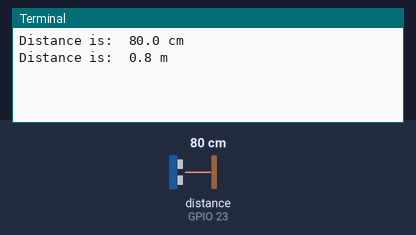
Simulated run of this program. Board: Raspberry Pi (BCM pin numbers). On the bench: the last lines printed to the terminal. The test bench sets the inputs (shaded band); at power-on: distance to the obstacle (sensor on GPIO 23) 80 cm. The echo pulse lasts 58.3 µs per cm.

Above: at 1.2 s.
1.3 s: distance to the obstacle (sensor on GPIO 23) set to 2 cm
At 2.3 s:
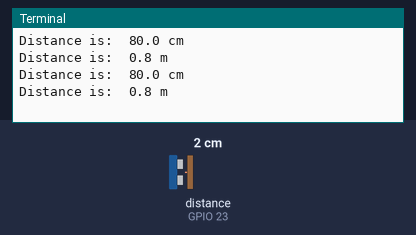
2.8 s: distance to the obstacle (sensor on GPIO 23) set to 4 cm
At 3.9 s:
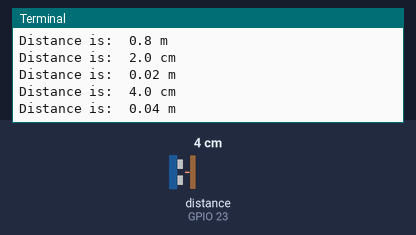
Timing chart, 0 to 5.8 s (numbered marks = the images above; inputs shaded):
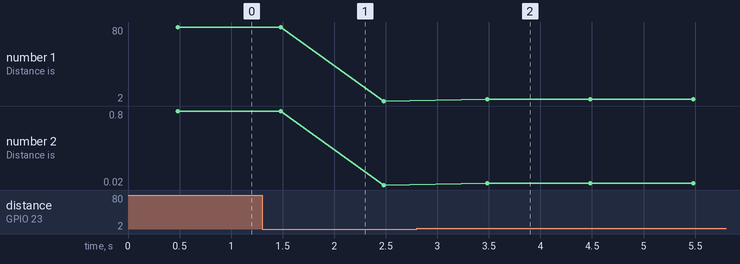

The program:

distance.py
```python
from gpiozero import DistanceSensor
from time import sleep
#DistanceSensor(echo=23, trigger=24,max_distance={FLOAT},i)
sensor = DistanceSensor(23,24,max_distance=4)

while True:
    roundedDistance = round(sensor.distance,3)
    print "Distance is: ", roundedDistance*100 ,"cm"
    print "Distance is: ", round(sensor.distance,3) ,"m"
    sleep(1)
```

Measured:
- after the input at 2.8 s, the terminal: prints a new line after 0.68 s (image 2)
- plotted number 1: 80 → 2 after the input at 1.3 s, 2 → 4 after the input at 2.8 s
- plotted number 2: 0.8 → 0.02 after the input at 1.3 s, 0.02 → 0.04 after the input at 2.8 s
